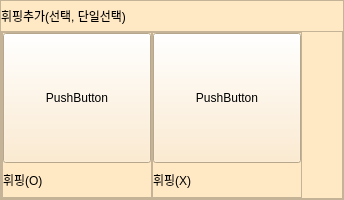
                 <widget class="QFrame" name="option_frame_2">
                  <property name="minimumSize">
                   <size>
                    <width>0</width>
                    <height>200</height>
                   </size>
                  </property>
                  <property name="styleSheet">
                   <string notr="true">background-color: rgb(255, 232, 196);</string>
                  </property>
                  <property name="frameShape">
                   <enum>QFrame::StyledPanel</enum>
                  </property>
                  <property name="frameShadow">
                   <enum>QFrame::Raised</enum>
                  </property>
                  <layout class="QVBoxLayout" name="verticalLayout_40">
                   <property name="spacing">
                    <number>0</number>
                   </property>
                   <property name="leftMargin">
                    <number>0</number>
                   </property>
                   <property name="topMargin">
                    <number>0</number>
                   </property>
                   <property name="rightMargin">
                    <number>0</number>
                   </property>
                   <property name="bottomMargin">
                    <number>0</number>
                   </property>
                   <item>
                    <widget class="QLabel" name="option_2_title">
                     <property name="minimumSize">
                      <size>
                       <width>0</width>
                       <height>0</height>
                      </size>
                     </property>
                     <property name="maximumSize">
                      <size>
                       <width>16777215</width>
                       <height>30</height>
                      </size>
                     </property>
                     <property name="text">
                      <string>휘핑추가(선택, 단일선택)</string>
                     </property>
                    </widget>
                   </item>
                   <item>
                    <widget class="QFrame" name="frame_38">
                     <property name="frameShape">
                      <enum>QFrame::StyledPanel</enum>
                     </property>
                     <property name="frameShadow">
                      <enum>QFrame::Raised</enum>
                     </property>
                     <layout class="QHBoxLayout" name="horizontalLayout_15">
                      <property name="spacing">
                       <number>0</number>
                      </property>
                      <property name="leftMargin">
                       <number>0</number>
                      </property>
                      <property name="topMargin">
                       <number>0</number>
                      </property>
                      <property name="rightMargin">
                       <number>0</number>
                      </property>
                      <property name="bottomMargin">
                       <number>0</number>
                      </property>
                      <item>
                       <widget class="QFrame" name="frame_39">
                        <property name="minimumSize">
                         <size>
                          <width>150</width>
                          <height>0</height>
                         </size>
                        </property>
                        <property name="frameShape">
                         <enum>QFrame::StyledPanel</enum>
                        </property>
                        <property name="frameShadow">
                         <enum>QFrame::Raised</enum>
                        </property>
                        <layout class="QVBoxLayout" name="verticalLayout_41">
                         <property name="spacing">
                          <number>0</number>
                         </property>
                         <property name="leftMargin">
                          <number>0</number>
                         </property>
                         <property name="topMargin">
                          <number>0</number>
                         </property>
                         <property name="rightMargin">
                          <number>0</number>
                         </property>
                         <property name="bottomMargin">
                          <number>0</number>
                         </property>
                         <item>
                          <widget class="QPushButton" name="option_2_btn_1">
                           <property name="minimumSize">
                            <size>
                             <width>0</width>
                             <height>130</height>
                            </size>
                           </property>
                           <property name="cursor">
                            <cursorShape>OpenHandCursor</cursorShape>
                           </property>
                           <property name="text">
                            <string>PushButton</string>
                           </property>
                           <property name="checkable">
                            <bool>true</bool>
                           </property>
                          </widget>
                         </item>
                         <item>
                          <widget class="QLabel" name="option_2_label_1">
                           <property name="text">
                            <string>휘핑(O)</string>
                           </property>
                          </widget>
                         </item>
                        </layout>
                       </widget>
                      </item>
                      <item>
                       <widget class="QFrame" name="frame_40">
                        <property name="minimumSize">
                         <size>
                          <width>150</width>
                          <height>0</height>
                         </size>
                        </property>
                        <property name="frameShape">
                         <enum>QFrame::StyledPanel</enum>
                        </property>
                        <property name="frameShadow">
                         <enum>QFrame::Raised</enum>
                        </property>
                        <layout class="QVBoxLayout" name="verticalLayout_42">
                         <property name="spacing">
                          <number>0</number>
                         </property>
                         <property name="leftMargin">
                          <number>0</number>
                         </property>
                         <property name="topMargin">
                          <number>0</number>
                         </property>
                         <property name="rightMargin">
                          <number>0</number>
                         </property>
                         <property name="bottomMargin">
                          <number>0</number>
                         </property>
                         <item>
                          <widget class="QPushButton" name="option_2_btn_2">
                           <property name="minimumSize">
                            <size>
                             <width>0</width>
                             <height>130</height>
                            </size>
                           </property>
                           <property name="cursor">
                            <cursorShape>OpenHandCursor</cursorShape>
                           </property>
                           <property name="text">
                            <string>PushButton</string>
                           </property>
                           <property name="checkable">
                            <bool>true</bool>
                           </property>
                          </widget>
                         </item>
                         <item>
                          <widget class="QLabel" name="option_2_btn_3">
                           <property name="text">
                            <string>휘핑(X)</string>
                           </property>
                          </widget>
                         </item>
                        </layout>
                       </widget>
                      </item>
                      <item>
                       <spacer name="horizontalSpacer_14">
                        <property name="orientation">
                         <enum>Qt::Horizontal</enum>
                        </property>
                        <property name="sizeHint" stdset="0">
                         <size>
                          <width>40</width>
                          <height>20</height>
                         </size>
                        </property>
                       </spacer>
                      </item>
                     </layout>
                    </widget>
                   </item>
                  </layout>
                 </widget>
